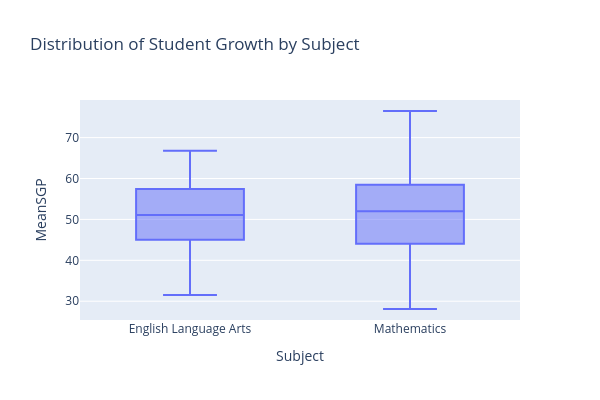

Notebook source saved alongside this figure:
### Markdown cell above
## Boxplot: Comparing Growth Across Subjects

To compare student growth between English Language Arts (ELA) and Mathematics, I created a boxplot to visualize the distribution of Mean Student Growth Percentile (MeanSGP). This visualization highlights differences in the distribution of student growth between subjects, including the median, spread, and presence (or lack of) of outliers. The boxplot provides a broad comparison of how growth varies across the two subjects.

### Code cell
fig_box = px.box(
    df4,
    x='Subject',
    y='MeanSGP',
    title='Distribution of Student Growth by Subject'
)

fig_box.update_layout(height=400, width=600)

fig_box.show()

### Figure 1 — Plotly figure (JSON) as saved in the notebook; plotly's stock layout.template omitted (floating-point values rounded to 4 significant figures; data arrays with more than 128 entries replaced by an {"elided": "..."} marker saying what was removed)
{"data": [{"alignmentgroup": "True", "hovertemplate": "Subject=%{x}<br>MeanSGP=%{y}<extra></extra>", "legendgroup": "", "marker": {"color": "#636efa"}, "name": "", "notched": false, "offsetgroup": "", "orientation": "v", "showlegend": false, "type": "box", "x": {"elided": "138 str values"}, "x0": " ", "xaxis": "x", "y": {"elided": "138 float values"}, "y0": " ", "yaxis": "y"}], "layout": {"boxmode": "group", "height": 400, "legend": {"tracegroupgap": 0}, "title": {"text": "Distribution of Student Growth by Subject"}, "width": 600, "xaxis": {"anchor": "y", "domain": [0, 1], "title": {"text": "Subject"}}, "yaxis": {"anchor": "x", "domain": [0, 1], "title": {"text": "MeanSGP"}}}}
